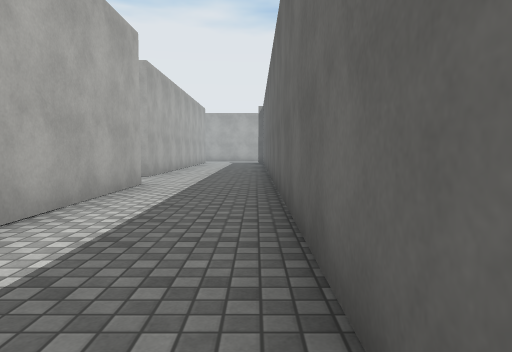
View 1 (above)

19 first-person views from a walk through a 3-D level made in the Unity game engine. The camera is 1.2 m above the floor, tilts 4° down and sees 70° across. Doors are open. The floor is counted in squares, 1.8 m on a side. Each view is taken from the middle of a square. On the plan, view 1 faces up. The plan holds only what a view shows up to about 11 squares ahead; the rest is blank. The place goes on beyond the plan. The player character is not drawn. Surface patterns are stand-ins for the level's own textures.

View 2
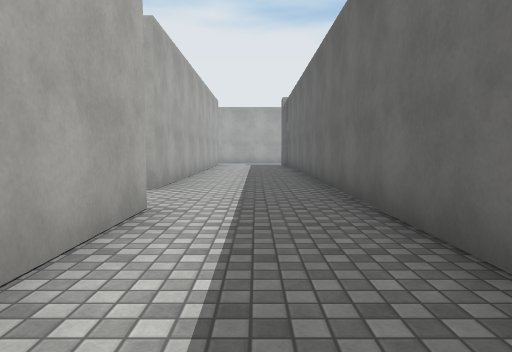

View 3
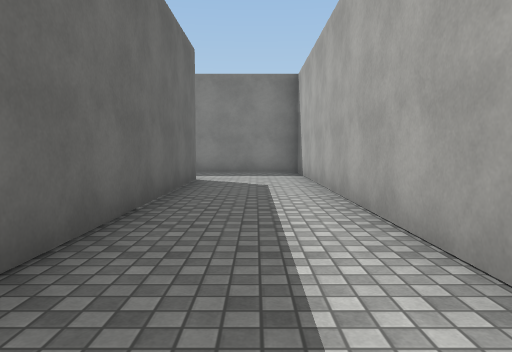

View 4
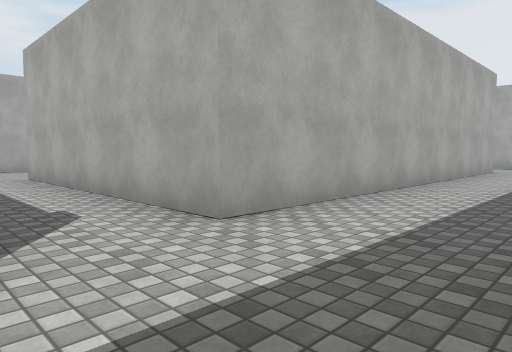

View 5
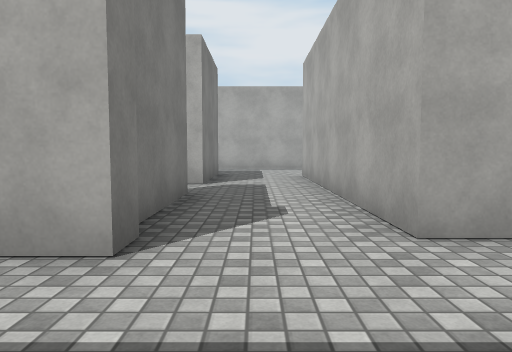

View 6
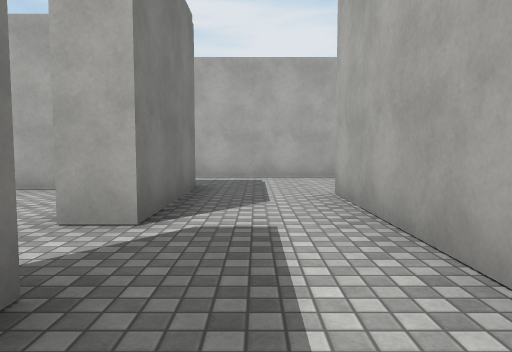

View 7
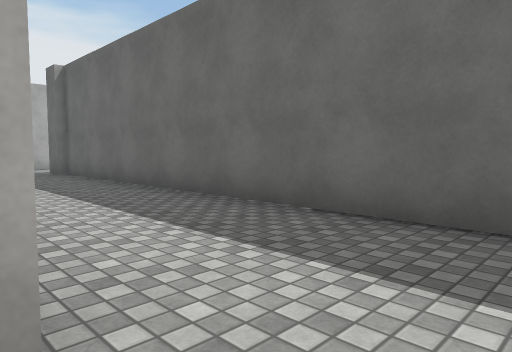

View 8
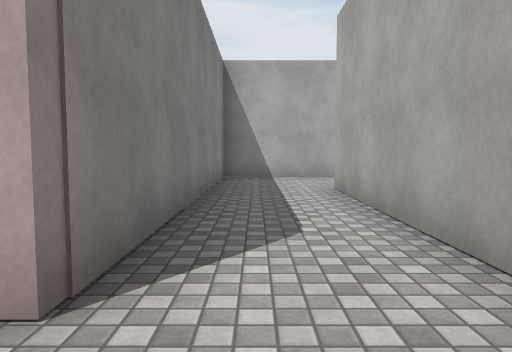

View 9
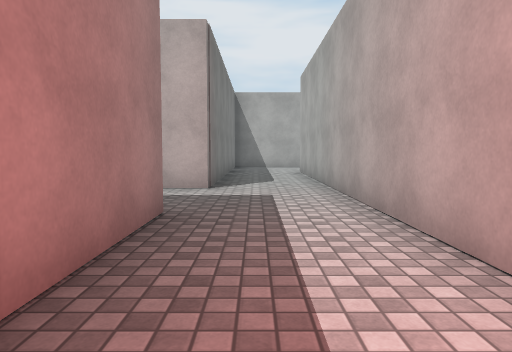

View 10
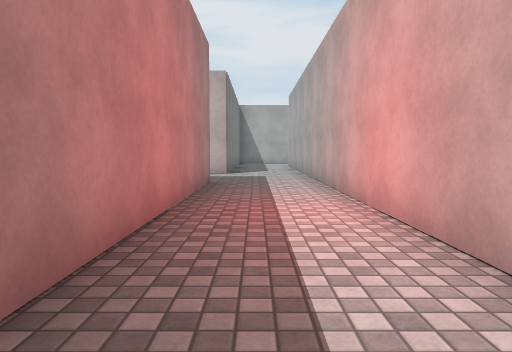

View 11
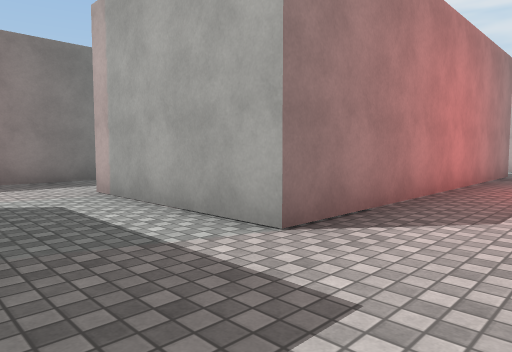

View 12
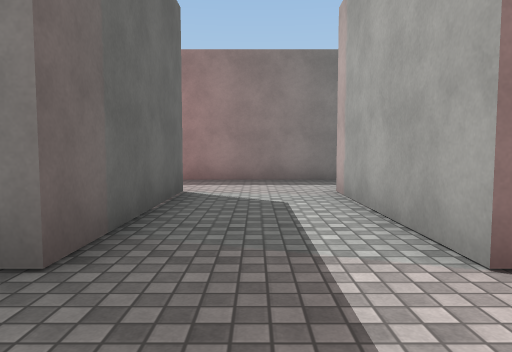

View 13
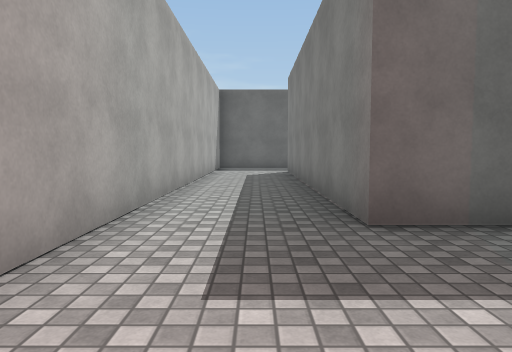

View 14
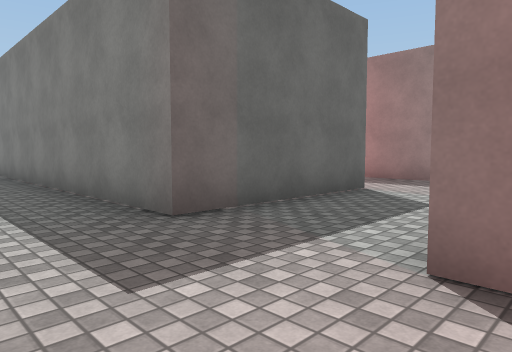

View 15
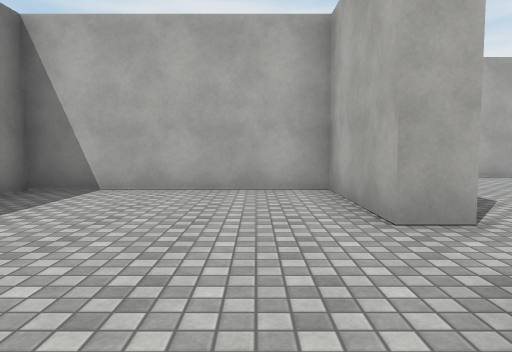

View 16
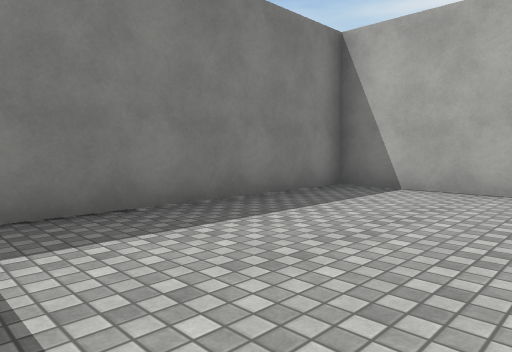

View 17
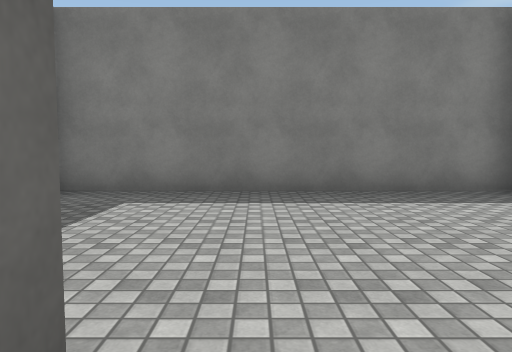

View 18
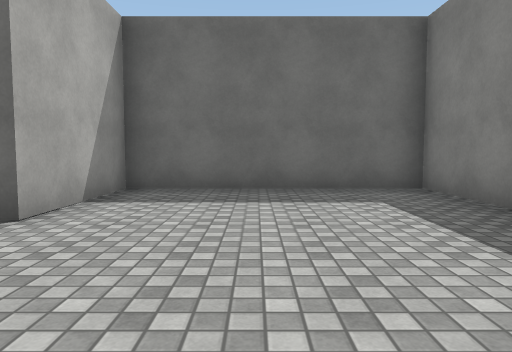

View 19
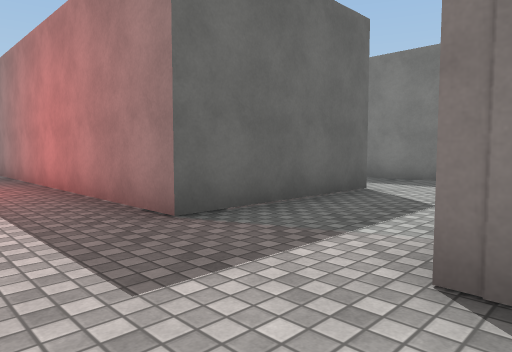

### Floor plan
Points are (right, up) in squares from view 1. A wall is a line through its corners. A room is listed if a view was taken in it or the views show most of it. See-through windows are left out.
Room 1 (views 1, 2, 3, 4, 5, 6, 7, 8, 9, 10, 11, 12, 13, 14, 17, 19)
walls: (8.1, -10) (8.1, -6) (16.7, -6) (16.7, -10); (14.1, -3.7) (0.8, -3.7); (0.4, -3.2) (0.4, 15.5); (7.8, -12.2) (9.5, -12.2); (-2.2, -6) (0.9, -6); (15.8, -12.2) (20.5, -12.2); (19.2, -10) (19.2, -6) (25.5, -6); (25.4, -3.7) (17.9, -3.7); (-5.6, 7) (-2.2, 7) (-2.2, -5.8) (5.6, -5.8) (5.6, -6.6); (-7.2, 7) (-7.2, 6.2); (-2.7, 15.5) (-2.7, 9.2) (-7.4, 9.2)
ways out: opening at (-6.5, 6.5) to room 2; opening at (-8.5, 8)
Room 2 (views 15, 16, 18)
walls: (-7.2, 6.2) (-10.1, 6.2) (-10.1, 1.1) (-2.7, 1.1) (-2.7, 6.2) (-5.6, 6.2)
ways out: opening at (-6.5, 6.5) to room 1

Where each view was taken, in squares from view 1:
view 1: 0 up, 0 right, facing up
view 2: 3 up, 1 left, facing up
view 3: 5 up, 1 left, facing down
view 4: 7 up, 0 right, facing up-left
view 5: 8 up, 0 right, facing left
view 6: 8 up, 4 left, facing left
view 7: 8 up, 3 left, facing up-right
view 8: 5 down, 7 right, facing left
view 9: 5 down, 12 right, facing left
view 10: 5 down, 16 right, facing left
view 11: 4 down, 19 right, facing down-left
view 12: 4 down, 18 right, facing down
view 13: 5 down, 16 right, facing right
view 14: 4 down, 16 right, facing down-right
view 15: 5 up, 4 left, facing left
view 16: 5 up, 4 left, facing down-left
view 17: 7 up, 6 left, facing down
view 18: 4 up, 9 left, facing right
view 19: 4 down, 5 right, facing down-right
